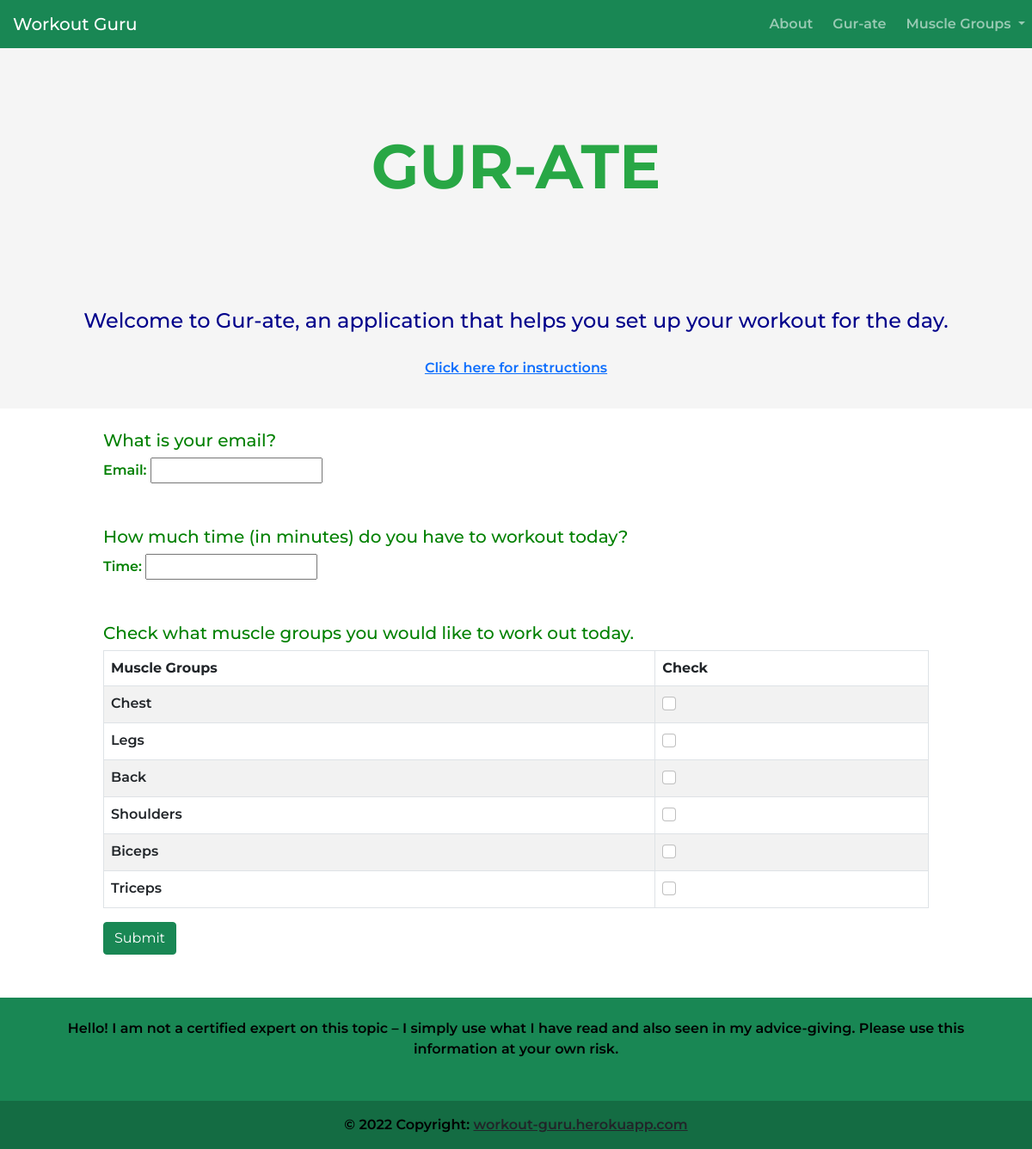
The app's page /gurate/ with its own data.
### main/models.py (models this page shows)
class MuscleGroups(models.Model):
    name = models.CharField(max_length=200)
    complete = models.BooleanField()
    email = models.EmailField(null=True, blank=True)
    def __str__(self):
        return self.name

### main/views.py (the view)
# urls.py: path('gurate/', views.gurate),
def gurate(response):
    mg = MuscleGroups.objects.filter(email__isnull=True)
    form = Gurate()
    args = {'mg': mg, 'form': form}
    if response.method == "POST":
        id_list = response.POST.getlist('boxes')
        mg.update(complete=False)
        User = get_user_model()
        try:  # if user is in database, log the user in and update their time to be whatever they put in
            login(response, User.objects.get(
                email=response.POST['email']))
            User.objects.update(
                time=response.POST['time'], left=0, right=1, current=0)
        except:  # if user is not in database, create the user and log them in
            User.objects.create_user(
                email=response.POST['email'], time=response.POST['time'], left=0, right=1, current=0)
            login(response, User.objects.get(
                email=response.POST['email'], time=response.POST['time'], left=0, right=1, current=0))
        Exercises.objects.filter(email=response.user).delete()
        for group in id_list:
            copy = MuscleGroups.objects.get(  # copy will hold the muscle group
                name=group, email__isnull=True)
            copy.exercises_set.filter(
                email=response.user, selected=True).delete()
            copy.exercises_set.filter(
                email=response.user, selected=False).delete()
            for exercise in copy.exercises_set.all():  # getting the normal exercises, with no email attached
                copy.exercises_set.get_or_create(  # creating/getting the new updated exercises, with an email attached
                    email=response.user, name=exercise, musclegroup=exercise.musclegroup, time=exercise.time, image=exercise.image, reps=exercise.reps, selected=False)
                copy.save()
        return redirect(reverse(pick))
    else:  # if not a post request
        return render(response, "main/gurate.html", args)

### main/forms.py
class Gurate(forms.Form):
    email = forms.EmailField()
    time = forms.IntegerField(min_value=10)

### templates/main/gurate.html (shortened to what this page needs)
{% extends 'main/base.html' %}
{% load static %}
{% load crispy_forms_tags %}
{% block content %}
<div class="top-intro">
    <h1>GUR-ATE</h1>
</div>
<div class="gurate-intro">
    <h4>Welcome to Gur-ate, an application that helps you set up your workout for the day.</h4>
        <a
        href=""
        data-bs-toggle="modal"
        data-bs-target="#instructions"
      >Click here for instructions</a>
</div>
<form action="" method="POST" class="consult">
    <div style="padding-top: 25px;">
        <h5>What is your email?</h5>
        Email: {{form.email}}
    </div>
    <div style="padding: 50px 0px;">
        <h5>How much time (in minutes) do you have to workout today?</h5>
        Time: {{form.time}}
    </div>
<h5>Check what muscle groups you would like to work out today.</h5>
<table class="table table-striped table-hover table-bordered">
    <thead>
        <tr>
            <th scope="col">Muscle Groups</th>
            <th scope="col">Check</th>
        </tr>
    </thead>
    <tbody>
        {% for group in mg %}
        <tr>
            <td>{{group}}</td>
            <td>
                <div class="form-check">
                    <input type="checkbox" class="form-check-input" value="{{group.name}}" name="boxes">
                </div>
            </td>
        </tr>
        {% endfor %}
    </tbody>
</table>
<button class="btn btn-success" type="submit">Submit</button>
</form>
{% endblock %}

### templates/main/base.html (style rules this page uses)
h1 { color: green; }
button { padding: 100px; }
.top-intro { background-color: #f5f5f5; padding-left: 0px; padding-right: 0px; }
.top-intro h1 { padding-top: 150px; color: #28a745; padding-bottom: 100px; text-align: center; font-weight: bold; font-size: 450%; }
form { padding-left: max(25px, 10%); padding-right: max(25px, 10%); }
.consult { padding-bottom: 50px; }
.gurate-intro { text-align: center; background-color: #f5f5f5; margin-top: -10px; padding: 25px 10px 35px 10px; color: #00008b; }
.modal h2, h4 { text-align: center; padding-bottom: 20px; }

### records on screen
MuscleGroups: name "Chest"
MuscleGroups: name "Legs"
MuscleGroups: name "Back"
MuscleGroups: name "Shoulders"
MuscleGroups: name "Biceps"
MuscleGroups: name "Triceps"
